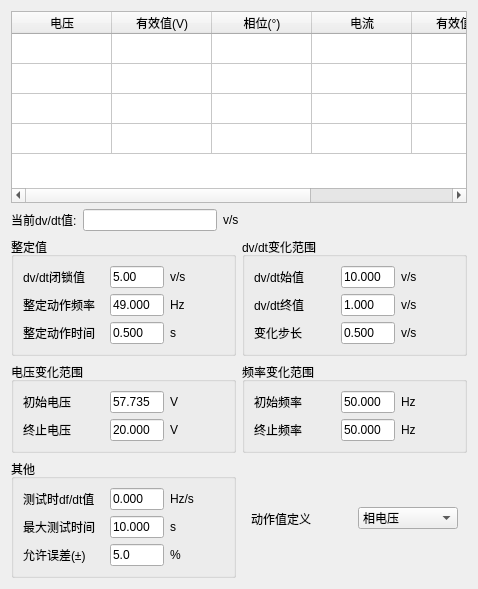
       <widget class="QWidget" name="tab_dv_dt">
        <attribute name="title">
         <string>dv/dt闭锁</string>
        </attribute>
        <layout class="QVBoxLayout" name="verticalLayout_26">
         <item>
          <widget class="QTableWidget" name="tb_dv_dt">
           <property name="rowCount">
            <number>4</number>
           </property>
           <attribute name="verticalHeaderVisible">
            <bool>false</bool>
           </attribute>
           <row/>
           <row/>
           <row/>
           <row/>
           <column>
            <property name="text">
             <string>电压</string>
            </property>
           </column>
           <column>
            <property name="text">
             <string>有效值(V)</string>
            </property>
           </column>
           <column>
            <property name="text">
             <string>相位(°)</string>
            </property>
           </column>
           <column>
            <property name="text">
             <string>电流</string>
            </property>
           </column>
           <column>
            <property name="text">
             <string>有效值(A)</string>
            </property>
           </column>
           <column>
            <property name="text">
             <string>相位(°)</string>
            </property>
           </column>
          </widget>
         </item>
         <item>
          <layout class="QHBoxLayout" name="horizontalLayout_36">
           <item>
            <layout class="QHBoxLayout" name="horizontalLayout_37">
             <item>
              <widget class="QLabel" name="label_62">
               <property name="text">
                <string>当前dv/dt值:</string>
               </property>
              </widget>
             </item>
             <item>
              <widget class="QLineEdit" name="lineEdit_29"/>
             </item>
             <item>
              <widget class="QLabel" name="label_63">
               <property name="text">
                <string>v/s</string>
               </property>
              </widget>
             </item>
            </layout>
           </item>
           <item>
            <spacer name="horizontalSpacer_2">
             <property name="orientation">
              <enum>Qt::Horizontal</enum>
             </property>
             <property name="sizeHint" stdset="0">
              <size>
               <width>40</width>
               <height>20</height>
              </size>
             </property>
            </spacer>
           </item>
          </layout>
         </item>
         <item>
          <layout class="QGridLayout" name="gridLayout_5" rowstretch="3,2,3" columnstretch="1,1">
           <item row="0" column="1">
            <widget class="QGroupBox" name="groupBox_19">
             <property name="title">
              <string>dv/dt变化范围</string>
             </property>
             <layout class="QVBoxLayout" name="verticalLayout_23">
              <item>
               <layout class="QHBoxLayout" name="horizontalLayout_41" stretch="3,2,2">
                <item>
                 <widget class="QLabel" name="label_70">
                  <property name="text">
                   <string>dv/dt始值</string>
                  </property>
                 </widget>
                </item>
                <item>
                 <widget class="QLineEdit" name="lineEdit_33">
                  <property name="text">
                   <string>10.000</string>
                  </property>
                 </widget>
                </item>
                <item>
                 <widget class="QLabel" name="label_71">
                  <property name="text">
                   <string>v/s</string>
                  </property>
                 </widget>
                </item>
               </layout>
              </item>
              <item>
               <layout class="QHBoxLayout" name="horizontalLayout_42" stretch="3,2,2">
                <item>
                 <widget class="QLabel" name="label_72">
                  <property name="text">
                   <string>dv/dt终值</string>
                  </property>
                 </widget>
                </item>
                <item>
                 <widget class="QLineEdit" name="lineEdit_34">
                  <property name="text">
                   <string>1.000</string>
                  </property>
                 </widget>
                </item>
                <item>
                 <widget class="QLabel" name="label_73">
                  <property name="text">
                   <string>v/s</string>
                  </property>
                 </widget>
                </item>
               </layout>
              </item>
              <item>
               <layout class="QHBoxLayout" name="horizontalLayout_43" stretch="3,2,2">
                <item>
                 <widget class="QLabel" name="label_74">
                  <property name="text">
                   <string>变化步长</string>
                  </property>
                 </widget>
                </item>
                <item>
                 <widget class="QLineEdit" name="lineEdit_35">
                  <property name="text">
                   <string>0.500</string>
                  </property>
                 </widget>
                </item>
                <item>
                 <widget class="QLabel" name="label_75">
                  <property name="text">
                   <string>v/s</string>
                  </property>
                 </widget>
                </item>
               </layout>
              </item>
             </layout>
            </widget>
           </item>
           <item row="1" column="1">
            <widget class="QGroupBox" name="groupBox_21">
             <property name="title">
              <string>频率变化范围</string>
             </property>
             <layout class="QVBoxLayout" name="verticalLayout_25">
              <item>
               <layout class="QHBoxLayout" name="horizontalLayout_46" stretch="3,2,2">
                <item>
                 <widget class="QLabel" name="label_80">
                  <property name="text">
                   <string>初始频率</string>
                  </property>
                 </widget>
                </item>
                <item>
                 <widget class="QLineEdit" name="lineEdit_38">
                  <property name="text">
                   <string>50.000</string>
                  </property>
                 </widget>
                </item>
                <item>
                 <widget class="QLabel" name="label_81">
                  <property name="text">
                   <string>Hz</string>
                  </property>
                 </widget>
                </item>
               </layout>
              </item>
              <item>
               <layout class="QHBoxLayout" name="horizontalLayout_47" stretch="3,2,2">
                <item>
                 <widget class="QLabel" name="label_82">
                  <property name="text">
                   <string>终止频率</string>
                  </property>
                 </widget>
                </item>
                <item>
                 <widget class="QLineEdit" name="lineEdit_39">
                  <property name="text">
                   <string>50.000</string>
                  </property>
                 </widget>
                </item>
                <item>
                 <widget class="QLabel" name="label_83">
                  <property name="text">
                   <string>Hz</string>
                  </property>
                 </widget>
                </item>
               </layout>
              </item>
             </layout>
            </widget>
           </item>
           <item row="1" column="0">
            <widget class="QGroupBox" name="groupBox_20">
             <property name="title">
              <string>电压变化范围</string>
             </property>
             <layout class="QVBoxLayout" name="verticalLayout_24">
              <item>
               <layout class="QHBoxLayout" name="horizontalLayout_44" stretch="3,2,2">
                <item>
                 <widget class="QLabel" name="label_76">
                  <property name="text">
                   <string>初始电压</string>
                  </property>
                 </widget>
                </item>
                <item>
                 <widget class="QLineEdit" name="lineEdit_36">
                  <property name="text">
                   <string>57.735</string>
                  </property>
                 </widget>
                </item>
                <item>
                 <widget class="QLabel" name="label_77">
                  <property name="text">
                   <string>V</string>
                  </property>
                 </widget>
                </item>
               </layout>
              </item>
              <item>
               <layout class="QHBoxLayout" name="horizontalLayout_45" stretch="3,2,2">
                <item>
                 <widget class="QLabel" name="label_78">
                  <property name="text">
                   <string>终止电压</string>
                  </property>
                 </widget>
                </item>
                <item>
                 <widget class="QLineEdit" name="lineEdit_37">
                  <property name="text">
                   <string>20.000</string>
                  </property>
                 </widget>
                </item>
                <item>
                 <widget class="QLabel" name="label_79">
                  <property name="text">
                   <string>V</string>
                  </property>
                 </widget>
                </item>
               </layout>
              </item>
             </layout>
            </widget>
           </item>
           <item row="0" column="0">
            <widget class="QGroupBox" name="groupBox_18">
             <property name="title">
              <string>整定值</string>
             </property>
             <layout class="QVBoxLayout" name="verticalLayout_22">
              <item>
               <layout class="QHBoxLayout" name="horizontalLayout_38" stretch="3,2,2">
                <item>
                 <widget class="QLabel" name="label_64">
                  <property name="text">
                   <string>dv/dt闭锁值</string>
                  </property>
                 </widget>
                </item>
                <item>
                 <widget class="QLineEdit" name="lineEdit_30">
                  <property name="text">
                   <string>5.00</string>
                  </property>
                 </widget>
                </item>
                <item>
                 <widget class="QLabel" name="label_65">
                  <property name="text">
                   <string>v/s</string>
                  </property>
                 </widget>
                </item>
               </layout>
              </item>
              <item>
               <layout class="QHBoxLayout" name="horizontalLayout_39" stretch="3,2,2">
                <item>
                 <widget class="QLabel" name="label_66">
                  <property name="text">
                   <string>整定动作频率</string>
                  </property>
                 </widget>
                </item>
                <item>
                 <widget class="QLineEdit" name="lineEdit_31">
                  <property name="text">
                   <string>49.000</string>
                  </property>
                 </widget>
                </item>
                <item>
                 <widget class="QLabel" name="label_67">
                  <property name="text">
                   <string>Hz</string>
                  </property>
                 </widget>
                </item>
               </layout>
              </item>
              <item>
               <layout class="QHBoxLayout" name="horizontalLayout_40" stretch="3,2,2">
                <item>
                 <widget class="QLabel" name="label_68">
                  <property name="text">
                   <string>整定动作时间</string>
                  </property>
                 </widget>
                </item>
                <item>
                 <widget class="QLineEdit" name="lineEdit_32">
                  <property name="text">
                   <string>0.500</string>
                  </property>
                 </widget>
                </item>
                <item>
                 <widget class="QLabel" name="label_69">
                  <property name="text">
                   <string>s</string>
                  </property>
                 </widget>
                </item>
               </layout>
              </item>
             </layout>
            </widget>
           </item>
           <item row="2" column="0">
            <widget class="QGroupBox" name="groupBox_22">
             <property name="title">
              <string>其他</string>
             </property>
             <layout class="QVBoxLayout" name="verticalLayout_27">
              <item>
               <layout class="QHBoxLayout" name="horizontalLayout_50" stretch="3,2,2">
                <item>
                 <widget class="QLabel" name="label_88">
                  <property name="text">
                   <string>测试时df/dt值</string>
                  </property>
                 </widget>
                </item>
                <item>
                 <widget class="QLineEdit" name="lineEdit_42">
                  <property name="text">
                   <string>0.000</string>
                  </property>
                 </widget>
                </item>
                <item>
                 <widget class="QLabel" name="label_89">
                  <property name="text">
                   <string>Hz/s</string>
                  </property>
                 </widget>
                </item>
               </layout>
              </item>
              <item>
               <layout class="QHBoxLayout" name="horizontalLayout_49" stretch="3,2,2">
                <item>
                 <widget class="QLabel" name="label_86">
                  <property name="text">
                   <string>最大测试时间</string>
                  </property>
                 </widget>
                </item>
                <item>
                 <widget class="QLineEdit" name="lineEdit_41">
                  <property name="text">
                   <string>10.000</string>
                  </property>
                 </widget>
                </item>
                <item>
                 <widget class="QLabel" name="label_87">
                  <property name="text">
                   <string>s</string>
                  </property>
                 </widget>
                </item>
               </layout>
              </item>
              <item>
               <layout class="QHBoxLayout" name="horizontalLayout_48" stretch="3,2,2">
                <item>
                 <widget class="QLabel" name="label_84">
                  <property name="text">
                   <string>允许误差(±)</string>
                  </property>
                 </widget>
                </item>
                <item>
                 <widget class="QLineEdit" name="lineEdit_40">
                  <property name="text">
                   <string>5.0</string>
                  </property>
                 </widget>
                </item>
                <item>
                 <widget class="QLabel" name="label_85">
                  <property name="text">
                   <string>%</string>
                  </property>
                 </widget>
                </item>
               </layout>
              </item>
             </layout>
            </widget>
           </item>
           <item row="2" column="1">
            <widget class="QWidget" name="widget" native="true">
             <layout class="QHBoxLayout" name="horizontalLayout_51">
              <item>
               <widget class="QLabel" name="label_90">
                <property name="text">
                 <string>动作值定义</string>
                </property>
               </widget>
              </item>
              <item>
               <widget class="QComboBox" name="comboBox_2">
                <item>
                 <property name="text">
                  <string>相电压</string>
                 </property>
                </item>
                <item>
                 <property name="text">
                  <string>线电压</string>
                 </property>
                </item>
               </widget>
              </item>
             </layout>
            </widget>
           </item>
          </layout>
         </item>
        </layout>
       </widget>
